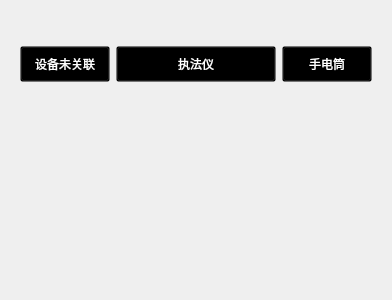
<?xml version='1.0' encoding='UTF-8'?>
<ui version="4.0">
 <class>DASBuddy</class>
 <widget class="QWidget" name="DASBuddy">
  <property name="geometry">
   <rect><x>0</x><y>0</y><width>320</width><height>300</height></rect></property>
  <property name="windowTitle">
   <string>Form</string>
  </property>
  <property name="styleSheet">
   <string notr="true" />
  </property>
  <layout class="QGridLayout" name="gridLayout_2">
   <item column="0" row="0">
    <widget class="QStackedWidget" name="stackedWidget">
     <property name="sizePolicy">
      <sizepolicy hsizetype="Expanding" vsizetype="Expanding">
       <horstretch>0</horstretch>
       <verstretch>0</verstretch>
      </sizepolicy>
     </property>
     <property name="styleSheet">
      <string notr="true">QStackedWidget { 
background: transparent; 
}</string>
     </property>
     <property name="currentIndex">
      <number>0</number>
     </property>
     <widget class="QWidget" name="page">
      <property name="styleSheet">
       <string notr="true">QWidget { background: transparent; }</string>
      </property>
      <layout class="QGridLayout" name="gridLayout">
       <item column="1" row="1">
        <spacer name="horizontalSpacer_3">
         <property name="orientation">
          <enum>Qt::Horizontal</enum>
         </property>
         <property name="sizeHint" stdset="0">
          <size>
           <width>40</width>
           <height>20</height>
          </size>
         </property>
        </spacer>
       </item>
       <item column="2" row="1">
        <widget class="QPushButton" name="pushButton_zfy">
         <property name="minimumSize">
          <size>
           <width>90</width>
           <height>36</height>
          </size>
         </property>
         <property name="styleSheet">
          <string notr="true">background-image: url(:/image/firststart.png);
color:white;
font: 12pt "Sans Serif";</string>
         </property>
         <property name="text">
          <string>执法仪</string>
         </property>
        </widget>
       </item>
       <item column="4" row="1">
        <widget class="QPushButton" name="pushButton_sdt">
         <property name="minimumSize">
          <size>
           <width>90</width>
           <height>36</height>
          </size>
         </property>
         <property name="styleSheet">
          <string notr="true">background-image: url(:/image/firststart.png);
color:white;
font: 12pt "Sans Serif";</string>
         </property>
         <property name="text">
          <string>手电筒</string>
         </property>
        </widget>
       </item>
       <item column="2" row="0">
        <spacer name="verticalSpacer_2">
         <property name="orientation">
          <enum>Qt::Vertical</enum>
         </property>
         <property name="sizeType">
          <enum>QSizePolicy::Maximum</enum>
         </property>
         <property name="sizeHint" stdset="0">
          <size>
           <width>0</width>
           <height>20</height>
          </size>
         </property>
        </spacer>
       </item>
       <item column="0" row="2">
        <spacer name="horizontalSpacer">
         <property name="orientation">
          <enum>Qt::Horizontal</enum>
         </property>
         <property name="sizeType">
          <enum>QSizePolicy::Maximum</enum>
         </property>
         <property name="sizeHint" stdset="0">
          <size>
           <width>60</width>
           <height>0</height>
          </size>
         </property>
        </spacer>
       </item>
       <item column="4" row="2">
        <spacer name="horizontalSpacer_2">
         <property name="orientation">
          <enum>Qt::Horizontal</enum>
         </property>
         <property name="sizeType">
          <enum>QSizePolicy::Maximum</enum>
         </property>
         <property name="sizeHint" stdset="0">
          <size>
           <width>60</width>
           <height>0</height>
          </size>
         </property>
        </spacer>
       </item>
       <item column="2" row="3">
        <spacer name="verticalSpacer">
         <property name="orientation">
          <enum>Qt::Vertical</enum>
         </property>
         <property name="sizeType">
          <enum>QSizePolicy::Maximum</enum>
         </property>
         <property name="sizeHint" stdset="0">
          <size>
           <width>0</width>
           <height>20</height>
          </size>
         </property>
        </spacer>
       </item>
       <item column="2" row="2">
        <widget class="QLabel" name="labelpage1">
         <property name="styleSheet">
          <string notr="true">QLabel { border-radius: 80px; min-width: 160px; min-height: 160px; max-width: 160px; max-height: 160px; font-size: 20px; color: rgb(255, 255, 255); border-image: url(:/image/power.png); }</string></property>
         <property name="text">
          <string />
         </property>
        </widget>
       </item>
       <item column="0" row="1">
        <widget class="QPushButton" name="devicePairButton">
         <property name="minimumSize">
          <size>
           <width>90</width>
           <height>36</height>
          </size>
         </property>
         <property name="styleSheet">
          <string notr="true">background-image: url(:/image/firststart.png);
font: 12pt "Sans Serif";
color:white;</string>
         </property>
         <property name="text">
          <string>设备未关联</string>
         </property>
        </widget>
       </item>
       <item column="3" row="1">
        <spacer name="horizontalSpacer_4">
         <property name="orientation">
          <enum>Qt::Horizontal</enum>
         </property>
         <property name="sizeHint" stdset="0">
          <size>
           <width>40</width>
           <height>20</height>
          </size>
         </property>
        </spacer>
       </item>
      </layout>
     </widget>
     <widget class="QWidget" name="page_2">
      <property name="styleSheet">
       <string notr="true">QWidget { background: transparent; }</string>
      </property>
      <layout class="QGridLayout" name="gridLayout_3">
       <item column="0" row="0">
        <widget class="QLabel" name="serlabel">
         <property name="styleSheet">
          <string notr="true">QLabel {
	image: url(:/image/windownum.png);
	color: rgb(255, 255, 255);
}</string>
         </property>
         <property name="text">
          <string />
         </property>
        </widget>
       </item>
       <item column="4" row="0">
        <widget class="QPushButton" name="prioritypushButton">
         <property name="minimumSize">
          <size>
           <width>100</width>
           <height>35</height>
          </size>
         </property>
         <property name="styleSheet">
          <string notr="true">background-image: url(:/image/firststart.png);</string>
         </property>
         <property name="text">
          <string>优先采集</string>
         </property>
        </widget>
       </item>
       <item column="0" row="1">
        <widget class="QLabel" name="perlabel">
         <property name="styleSheet">
          <string notr="true" />
         </property>
         <property name="text">
          <string />
         </property>
        </widget>
       </item>
       <item column="1" row="1">
        <widget class="QLabel" name="pertextlabel">
         <property name="text">
          <string />
         </property>
        </widget>
       </item>
       <item column="0" row="2">
        <widget class="QLabel" name="devlabel">
         <property name="styleSheet">
          <string notr="true" />
         </property>
         <property name="text">
          <string />
         </property>
        </widget>
       </item>
       <item column="1" row="2">
        <widget class="QLabel" name="devtextlabel">
         <property name="text">
          <string />
         </property>
        </widget>
       </item>
       <item column="4" row="2" rowspan="3">
        <widget class="QLabel" name="powerlabel">
         <property name="styleSheet">
          <string notr="true">QLabel {  
    font-size: 12px;        
	color: rgb(255, 255, 255);
border-image: url(:/image/power.png);
}  </string>
         </property>
         <property name="text">
          <string>&lt;html&gt;&lt;head/&gt;&lt;body&gt;&lt;p&gt;&lt;br/&gt;&lt;/p&gt;&lt;/body&gt;&lt;/html&gt;</string>
         </property>
        </widget>
       </item>
       <item column="0" row="3">
        <widget class="QLabel" name="namelabel">
         <property name="styleSheet">
          <string notr="true" />
         </property>
         <property name="text">
          <string />
         </property>
        </widget>
       </item>
       <item column="1" row="3">
        <widget class="QLabel" name="nametextlabel">
         <property name="text">
          <string />
         </property>
        </widget>
       </item>
       <item column="0" row="4">
        <widget class="QLabel" name="sectionlabel">
         <property name="styleSheet">
          <string notr="true" />
         </property>
         <property name="text">
          <string />
         </property>
        </widget>
       </item>
       <item column="1" row="4">
        <widget class="QLabel" name="sectiontextlabel">
         <property name="text">
          <string />
         </property>
        </widget>
       </item>
       <item colspan="5" column="0" row="5">
        <widget class="QProgressBar" name="uploadprogressBar">
         <property name="value">
          <number>24</number>
         </property>
        </widget>
       </item>
       <item column="0" row="6">
        <widget class="QLabel" name="acstatelabel">
         <property name="text">
          <string />
         </property>
        </widget>
       </item>
       <item column="3" row="6">
        <widget class="QLabel" name="acspeedlabel">
         <property name="text">
          <string />
         </property>
        </widget>
       </item>
       <item column="0" row="7">
        <widget class="QLabel" name="fileslabel">
         <property name="text">
          <string />
         </property>
        </widget>
       </item>
       <item column="1" row="7">
        <widget class="QLabel" name="filestextlabel">
         <property name="text">
          <string />
         </property>
        </widget>
       </item>
       <item column="2" row="7">
        <widget class="QLabel" name="uploadtimelabel">
         <property name="text">
          <string />
         </property>
        </widget>
       </item>
       <item column="3" row="7">
        <widget class="QLabel" name="uploadtimetextlabel">
         <property name="text">
          <string />
         </property>
        </widget>
       </item>
       <item column="4" row="6">
        <widget class="QLabel" name="totalsizeslabel">
         <property name="styleSheet">
          <string notr="true">color:red;</string>
         </property>
         <property name="text">
          <string />
         </property>
        </widget>
       </item>
      </layout>
     </widget>
    </widget>
   </item>
  </layout>
 </widget>
 <resources />
 <connections />
</ui>
